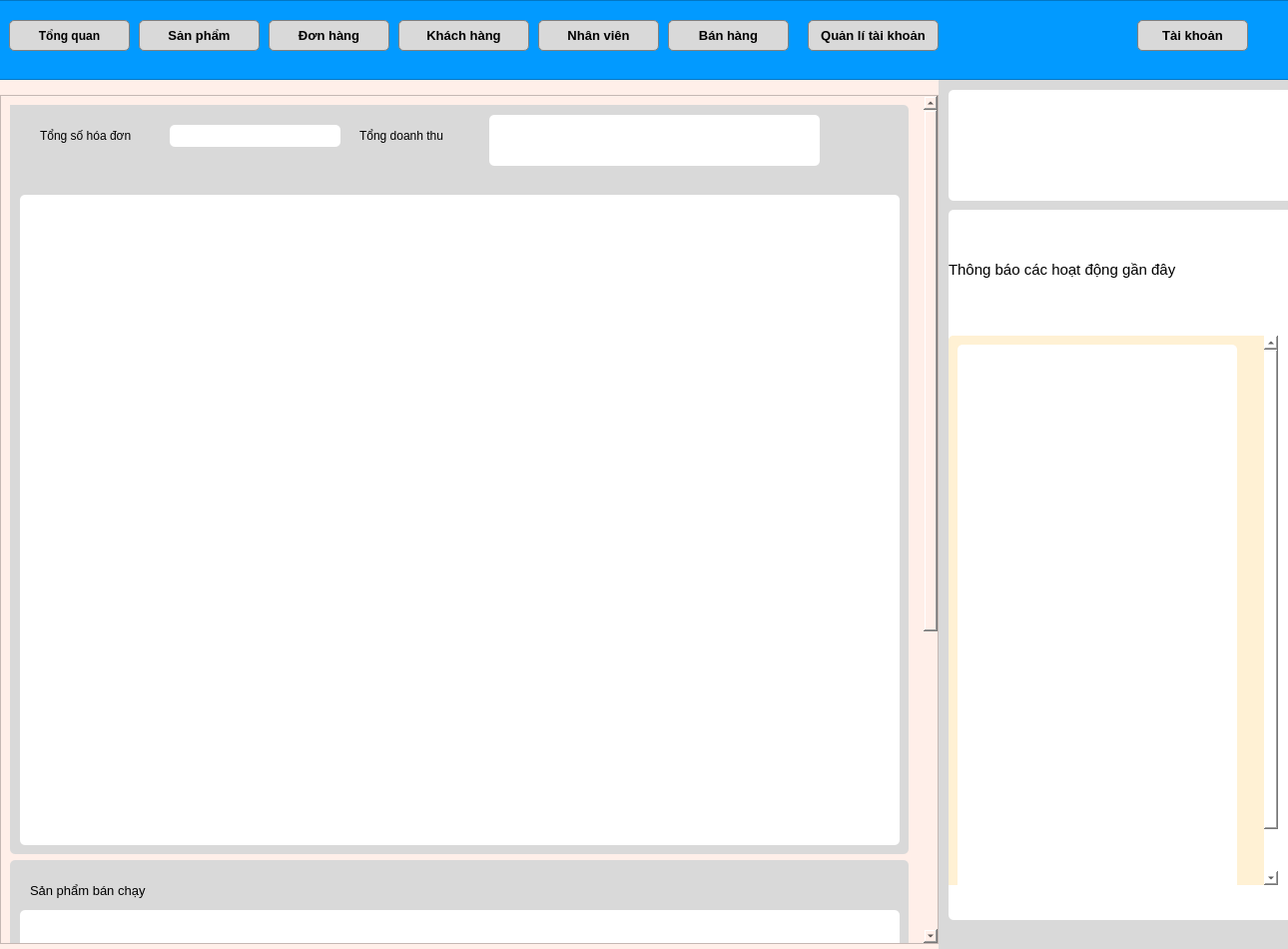
<?xml version="1.0" encoding="UTF-8"?>
<ui version="4.0">
 <class>MainWindow</class>
 <widget class="QMainWindow" name="MainWindow">
  <property name="geometry">
   <rect>
    <x>0</x>
    <y>0</y>
    <width>1290</width>
    <height>950</height>
   </rect>
  </property>
  <property name="maximumSize">
   <size>
    <width>1290</width>
    <height>950</height>
   </size>
  </property>
  <property name="windowTitle">
   <string>MainWindow</string>
  </property>
  <property name="styleSheet">
   <string notr="true">background-color: rgb(217, 217, 217);</string>
  </property>
  <widget class="QWidget" name="centralwidget">
   <widget class="QFrame" name="frame">
    <property name="geometry">
     <rect>
      <x>-1</x>
      <y>0</y>
      <width>1601</width>
      <height>80</height>
     </rect>
    </property>
    <property name="styleSheet">
     <string notr="true">background-color: rgb(2, 154, 255);</string>
    </property>
    <property name="frameShape">
     <enum>QFrame::StyledPanel</enum>
    </property>
    <property name="frameShadow">
     <enum>QFrame::Raised</enum>
    </property>
    <widget class="QPushButton" name="btTong_quan">
     <property name="geometry">
      <rect>
       <x>10</x>
       <y>20</y>
       <width>121</width>
       <height>31</height>
      </rect>
     </property>
     <property name="font">
      <font>
       <weight>75</weight>
       <bold>true</bold>
      </font>
     </property>
     <property name="cursor">
      <cursorShape>PointingHandCursor</cursorShape>
     </property>
     <property name="styleSheet">
      <string notr="true">QPushButton{
background-color: rgb(217, 217, 217);
border: 1px solid gray;
border-radius: 5px;
color: black;
font-weight: bold;
}
QPushButton:hover{
background-color: #FBE30B;
}</string>
     </property>
     <property name="text">
      <string>Tổng quan</string>
     </property>
    </widget>
    <widget class="QPushButton" name="btSan_pham">
     <property name="geometry">
      <rect>
       <x>140</x>
       <y>20</y>
       <width>121</width>
       <height>31</height>
      </rect>
     </property>
     <property name="font">
      <font>
       <family>Arial</family>
       <pointsize>10</pointsize>
       <weight>75</weight>
       <bold>true</bold>
      </font>
     </property>
     <property name="cursor">
      <cursorShape>PointingHandCursor</cursorShape>
     </property>
     <property name="styleSheet">
      <string notr="true">QPushButton{
background-color: rgb(217, 217, 217);
border: 1px solid gray;
border-radius: 5px;
color: black;
font-weight: bold;
}
QPushButton:hover{
background-color: #FBE30B;
}</string>
     </property>
     <property name="text">
      <string>Sản phẩm</string>
     </property>
    </widget>
    <widget class="QPushButton" name="btDon_hang">
     <property name="geometry">
      <rect>
       <x>270</x>
       <y>20</y>
       <width>121</width>
       <height>31</height>
      </rect>
     </property>
     <property name="font">
      <font>
       <family>Arial</family>
       <pointsize>10</pointsize>
       <weight>75</weight>
       <bold>true</bold>
      </font>
     </property>
     <property name="cursor">
      <cursorShape>PointingHandCursor</cursorShape>
     </property>
     <property name="styleSheet">
      <string notr="true">QPushButton{
background-color: rgb(217, 217, 217);
border: 1px solid gray;
border-radius: 5px;
color: black;
font-weight: bold;
}
QPushButton:hover{
background-color: #FBE30B;
}</string>
     </property>
     <property name="text">
      <string>Đơn hàng</string>
     </property>
    </widget>
    <widget class="QPushButton" name="btKhach_hang">
     <property name="geometry">
      <rect>
       <x>400</x>
       <y>20</y>
       <width>131</width>
       <height>31</height>
      </rect>
     </property>
     <property name="font">
      <font>
       <family>Arial</family>
       <pointsize>10</pointsize>
       <weight>75</weight>
       <bold>true</bold>
      </font>
     </property>
     <property name="cursor">
      <cursorShape>PointingHandCursor</cursorShape>
     </property>
     <property name="styleSheet">
      <string notr="true">QPushButton{
background-color: rgb(217, 217, 217);
border: 1px solid gray;
border-radius: 5px;
color: black;
font-weight: bold;
}
QPushButton:hover{
background-color: #FBE30B;
}</string>
     </property>
     <property name="text">
      <string>Khách hàng</string>
     </property>
    </widget>
    <widget class="QPushButton" name="btNhan_vien">
     <property name="geometry">
      <rect>
       <x>540</x>
       <y>20</y>
       <width>121</width>
       <height>31</height>
      </rect>
     </property>
     <property name="font">
      <font>
       <family>Arial</family>
       <pointsize>10</pointsize>
       <weight>75</weight>
       <bold>true</bold>
      </font>
     </property>
     <property name="cursor">
      <cursorShape>PointingHandCursor</cursorShape>
     </property>
     <property name="styleSheet">
      <string notr="true">QPushButton{
background-color: rgb(217, 217, 217);
border: 1px solid gray;
border-radius: 5px;
color: black;
font-weight: bold;
}
QPushButton:hover{
background-color: #FBE30B;
}</string>
     </property>
     <property name="text">
      <string>Nhân viên</string>
     </property>
    </widget>
    <widget class="QPushButton" name="btTai_khoan">
     <property name="geometry">
      <rect>
       <x>1140</x>
       <y>20</y>
       <width>111</width>
       <height>31</height>
      </rect>
     </property>
     <property name="font">
      <font>
       <family>Arial</family>
       <pointsize>10</pointsize>
       <weight>75</weight>
       <bold>true</bold>
      </font>
     </property>
     <property name="cursor">
      <cursorShape>PointingHandCursor</cursorShape>
     </property>
     <property name="styleSheet">
      <string notr="true">QPushButton{
background-color: rgb(217, 217, 217);
border: 1px solid gray;
border-radius: 5px;
color: black;
font-weight: bold;
}
QPushButton:hover{
background-color: #FBE30B;
}</string>
     </property>
     <property name="text">
      <string>Tài khoản</string>
     </property>
    </widget>
    <widget class="QPushButton" name="btBan_hang">
     <property name="geometry">
      <rect>
       <x>670</x>
       <y>20</y>
       <width>121</width>
       <height>31</height>
      </rect>
     </property>
     <property name="font">
      <font>
       <family>Arial</family>
       <pointsize>10</pointsize>
       <weight>75</weight>
       <bold>true</bold>
      </font>
     </property>
     <property name="cursor">
      <cursorShape>PointingHandCursor</cursorShape>
     </property>
     <property name="styleSheet">
      <string notr="true">QPushButton{
background-color: rgb(217, 217, 217);
border: 1px solid gray;
border-radius: 5px;
color: black;
font-weight: bold;
}
QPushButton:hover{
background-color: #FBE30B;
}</string>
     </property>
     <property name="text">
      <string>Bán hàng</string>
     </property>
    </widget>
    <widget class="QPushButton" name="btQuan_li_tk">
     <property name="geometry">
      <rect>
       <x>810</x>
       <y>20</y>
       <width>131</width>
       <height>31</height>
      </rect>
     </property>
     <property name="font">
      <font>
       <family>Arial</family>
       <pointsize>10</pointsize>
       <weight>75</weight>
       <bold>true</bold>
      </font>
     </property>
     <property name="cursor">
      <cursorShape>PointingHandCursor</cursorShape>
     </property>
     <property name="styleSheet">
      <string notr="true">QPushButton{
background-color: rgb(217, 217, 217);
border: 1px solid gray;
border-radius: 5px;
color: black;
font-weight: bold;
}
QPushButton:hover{
background-color: #FBE30B;
}</string>
     </property>
     <property name="text">
      <string>Quản lí tài khoản</string>
     </property>
    </widget>
   </widget>
   <widget class="QWidget" name="widget_TongQuan" native="true">
    <property name="geometry">
     <rect>
      <x>0</x>
      <y>80</y>
      <width>940</width>
      <height>881</height>
     </rect>
    </property>
    <property name="minimumSize">
     <size>
      <width>940</width>
      <height>0</height>
     </size>
    </property>
    <property name="maximumSize">
     <size>
      <width>940</width>
      <height>900</height>
     </size>
    </property>
    <property name="styleSheet">
     <string notr="true">background-color: rgb(255, 239, 233);</string>
    </property>
    <layout class="QVBoxLayout" name="verticalLayout">
     <item>
      <widget class="QScrollArea" name="scrollArea">
       <property name="sizePolicy">
        <sizepolicy hsizetype="Expanding" vsizetype="Fixed">
         <horstretch>0</horstretch>
         <verstretch>0</verstretch>
        </sizepolicy>
       </property>
       <property name="minimumSize">
        <size>
         <width>930</width>
         <height>800</height>
        </size>
       </property>
       <property name="maximumSize">
        <size>
         <width>950</width>
         <height>850</height>
        </size>
       </property>
       <property name="widgetResizable">
        <bool>true</bool>
       </property>
       <widget class="QWidget" name="scrollAreaWidgetContents">
        <property name="geometry">
         <rect>
          <x>0</x>
          <y>-27</y>
          <width>1172</width>
          <height>1346</height>
         </rect>
        </property>
        <layout class="QVBoxLayout" name="verticalLayout_2">
         <item>
          <widget class="QFrame" name="frame_3">
           <property name="minimumSize">
            <size>
             <width>900</width>
             <height>750</height>
            </size>
           </property>
           <property name="maximumSize">
            <size>
             <width>900</width>
             <height>750</height>
            </size>
           </property>
           <property name="styleSheet">
            <string notr="true">background-color: rgb(217, 217, 217);
border-radius: 5px;</string>
           </property>
           <property name="frameShape">
            <enum>QFrame::StyledPanel</enum>
           </property>
           <property name="frameShadow">
            <enum>QFrame::Raised</enum>
           </property>
           <widget class="QLabel" name="label_3">
            <property name="geometry">
             <rect>
              <x>30</x>
              <y>20</y>
              <width>161</width>
              <height>21</height>
             </rect>
            </property>
            <property name="font">
             <font>
              <family>Arial</family>
              <pointsize>10</pointsize>
             </font>
            </property>
            <property name="text">
             <string>Doanh thu tháng này</string>
            </property>
           </widget>
           <widget class="QTableWidget" name="Bd_doanh_thu">
            <property name="geometry">
             <rect>
              <x>10</x>
              <y>90</y>
              <width>881</width>
              <height>651</height>
             </rect>
            </property>
            <property name="styleSheet">
             <string notr="true">background-color: rgb(255, 255, 255);</string>
            </property>
           </widget>
           <widget class="QFrame" name="frame_2">
            <property name="geometry">
             <rect>
              <x>-10</x>
              <y>-10</y>
              <width>900</width>
              <height>90</height>
             </rect>
            </property>
            <property name="sizePolicy">
             <sizepolicy hsizetype="Preferred" vsizetype="Preferred">
              <horstretch>0</horstretch>
              <verstretch>0</verstretch>
             </sizepolicy>
            </property>
            <property name="minimumSize">
             <size>
              <width>900</width>
              <height>90</height>
             </size>
            </property>
            <property name="maximumSize">
             <size>
              <width>900</width>
              <height>90</height>
             </size>
            </property>
            <property name="styleSheet">
             <string notr="true">background-color: rgb(217, 217, 217);
border-radius: 5px</string>
            </property>
            <property name="frameShape">
             <enum>QFrame::StyledPanel</enum>
            </property>
            <property name="frameShadow">
             <enum>QFrame::Raised</enum>
            </property>
            <widget class="QLabel" name="label">
             <property name="geometry">
              <rect>
               <x>40</x>
               <y>30</y>
               <width>111</width>
               <height>21</height>
              </rect>
             </property>
             <property name="font">
              <font>
               <family>Arial</family>
               <pointsize>9</pointsize>
              </font>
             </property>
             <property name="text">
              <string>Tổng số hóa đơn</string>
             </property>
            </widget>
            <widget class="QLineEdit" name="txtTong_so_hoa_don">
             <property name="geometry">
              <rect>
               <x>170</x>
               <y>30</y>
               <width>171</width>
               <height>22</height>
              </rect>
             </property>
             <property name="styleSheet">
              <string notr="true">background-color: rgb(255, 255, 255);
border-radius: 5px;</string>
             </property>
            </widget>
            <widget class="QLabel" name="label_2">
             <property name="geometry">
              <rect>
               <x>360</x>
               <y>30</y>
               <width>111</width>
               <height>21</height>
              </rect>
             </property>
             <property name="font">
              <font>
               <family>Arial</family>
               <pointsize>9</pointsize>
              </font>
             </property>
             <property name="text">
              <string>Tổng doanh thu</string>
             </property>
            </widget>
            <widget class="QLineEdit" name="txtTong_doanh_thu">
             <property name="geometry">
              <rect>
               <x>490</x>
               <y>20</y>
               <width>331</width>
               <height>51</height>
              </rect>
             </property>
             <property name="font">
              <font>
               <pointsize>22</pointsize>
              </font>
             </property>
             <property name="styleSheet">
              <string notr="true">background-color: rgb(255, 255, 255);
border-radius: 5px;
padding: 10px;</string>
             </property>
            </widget>
           </widget>
          </widget>
         </item>
         <item>
          <widget class="QFrame" name="frame_5">
           <property name="minimumSize">
            <size>
             <width>900</width>
             <height>550</height>
            </size>
           </property>
           <property name="maximumSize">
            <size>
             <width>900</width>
             <height>550</height>
            </size>
           </property>
           <property name="styleSheet">
            <string notr="true">background-color: #D9D9D9;
border-radius: 5px;</string>
           </property>
           <property name="frameShape">
            <enum>QFrame::StyledPanel</enum>
           </property>
           <property name="frameShadow">
            <enum>QFrame::Raised</enum>
           </property>
           <widget class="QLabel" name="label_4">
            <property name="geometry">
             <rect>
              <x>20</x>
              <y>20</y>
              <width>161</width>
              <height>21</height>
             </rect>
            </property>
            <property name="font">
             <font>
              <family>Arial</family>
              <pointsize>10</pointsize>
             </font>
            </property>
            <property name="text">
             <string>Sản phẩm bán chạy</string>
            </property>
           </widget>
           <widget class="QTableWidget" name="bd_Sanpham_banchay">
            <property name="geometry">
             <rect>
              <x>10</x>
              <y>50</y>
              <width>881</width>
              <height>481</height>
             </rect>
            </property>
            <property name="styleSheet">
             <string notr="true">background-color: rgb(255, 255, 255);</string>
            </property>
           </widget>
          </widget>
         </item>
         <item>
          <widget class="QFrame" name="frame_4">
           <property name="frameShape">
            <enum>QFrame::StyledPanel</enum>
           </property>
           <property name="frameShadow">
            <enum>QFrame::Raised</enum>
           </property>
          </widget>
         </item>
        </layout>
       </widget>
      </widget>
     </item>
    </layout>
   </widget>
   <widget class="QWidget" name="widget_3" native="true">
    <property name="geometry">
     <rect>
      <x>950</x>
      <y>210</y>
      <width>351</width>
      <height>711</height>
     </rect>
    </property>
    <property name="sizePolicy">
     <sizepolicy hsizetype="Preferred" vsizetype="Fixed">
      <horstretch>0</horstretch>
      <verstretch>0</verstretch>
     </sizepolicy>
    </property>
    <property name="minimumSize">
     <size>
      <width>351</width>
      <height>711</height>
     </size>
    </property>
    <property name="maximumSize">
     <size>
      <width>351</width>
      <height>711</height>
     </size>
    </property>
    <property name="styleSheet">
     <string notr="true">background-color: rgb(255, 255, 255);
border-radius: 5px;
</string>
    </property>
    <layout class="QVBoxLayout" name="verticalLayout_3">
     <item>
      <widget class="QLabel" name="label_5">
       <property name="minimumSize">
        <size>
         <width>329</width>
         <height>50</height>
        </size>
       </property>
       <property name="maximumSize">
        <size>
         <width>329</width>
         <height>50</height>
        </size>
       </property>
       <property name="font">
        <font>
         <family>Arial</family>
         <pointsize>11</pointsize>
        </font>
       </property>
       <property name="text">
        <string>Thông báo các hoạt động gần đây</string>
       </property>
      </widget>
     </item>
     <item>
      <widget class="QScrollArea" name="scrollArea_2">
       <property name="sizePolicy">
        <sizepolicy hsizetype="Expanding" vsizetype="Fixed">
         <horstretch>0</horstretch>
         <verstretch>0</verstretch>
        </sizepolicy>
       </property>
       <property name="minimumSize">
        <size>
         <width>330</width>
         <height>550</height>
        </size>
       </property>
       <property name="maximumSize">
        <size>
         <width>330</width>
         <height>550</height>
        </size>
       </property>
       <property name="styleSheet">
        <string notr="true">background-color: rgb(255, 241, 212);</string>
       </property>
       <property name="widgetResizable">
        <bool>true</bool>
       </property>
       <widget class="QWidget" name="scrollAreaWidgetContents_2">
        <property name="geometry">
         <rect>
          <x>0</x>
          <y>0</y>
          <width>309</width>
          <height>602</height>
         </rect>
        </property>
        <layout class="QVBoxLayout" name="verticalLayout_4">
         <item>
          <widget class="QPlainTextEdit" name="plainTextEdit">
           <property name="sizePolicy">
            <sizepolicy hsizetype="Expanding" vsizetype="Fixed">
             <horstretch>0</horstretch>
             <verstretch>0</verstretch>
            </sizepolicy>
           </property>
           <property name="minimumSize">
            <size>
             <width>280</width>
             <height>580</height>
            </size>
           </property>
           <property name="maximumSize">
            <size>
             <width>280</width>
             <height>580</height>
            </size>
           </property>
           <property name="styleSheet">
            <string notr="true">background-color: rgb(255, 255, 255);
padding: 10px;</string>
           </property>
          </widget>
         </item>
        </layout>
       </widget>
      </widget>
     </item>
    </layout>
   </widget>
   <widget class="QLabel" name="label_6">
    <property name="geometry">
     <rect>
      <x>950</x>
      <y>90</y>
      <width>351</width>
      <height>111</height>
     </rect>
    </property>
    <property name="layoutDirection">
     <enum>Qt::LeftToRight</enum>
    </property>
    <property name="styleSheet">
     <string notr="true">background-color: rgb(255, 255, 255);
border-radius:5px;
</string>
    </property>
    <property name="text">
     <string/>
    </property>
    <property name="textFormat">
     <enum>Qt::PlainText</enum>
    </property>
    <property name="pixmap">
     <pixmap resource="bg/bgTong_quan.qrc">:/tong_quan/Banner-do-gia-dung.jpg</pixmap>
    </property>
    <property name="scaledContents">
     <bool>true</bool>
    </property>
   </widget>
  </widget>
 </widget>
 <resources>
  <include location="bg/bgTong_quan.qrc"/>
 </resources>
 <connections/>
</ui>
